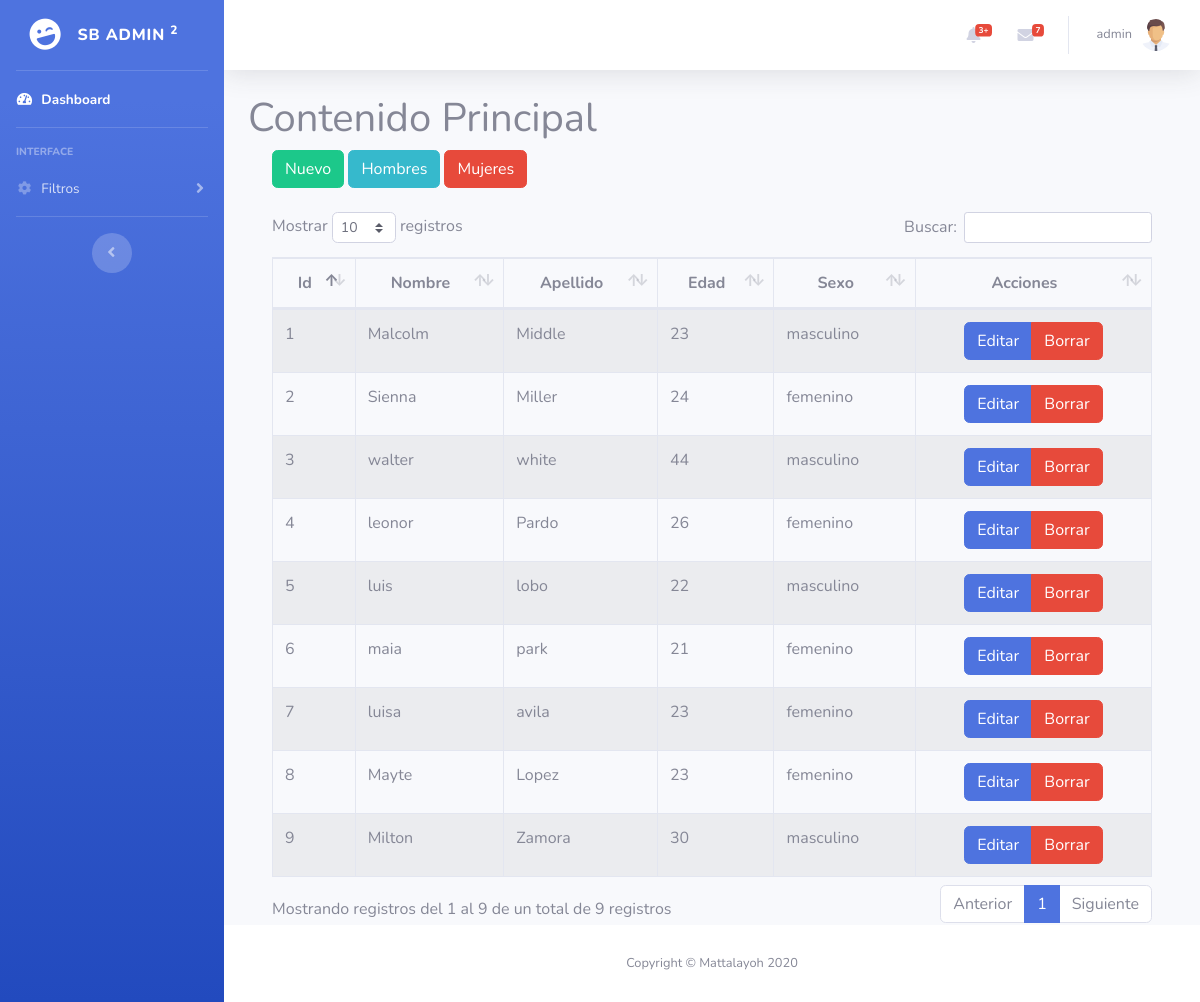
The page /dashboard/index.php (signed in) on the database its author committed.
### tables this page shows
CREATE TABLE `personas` (
  `id` int(11) NOT NULL,
  `nombre` varchar(50) NOT NULL,
  `apellido` varchar(50) NOT NULL,
  `edad` int(11) NOT NULL,
  `sexo` varchar(50) NOT NULL
);

### dashboard/index.php (the view, shortened to what this page needs)
<?php require_once "vistas/layout.php"?>
<div class="container">
    <h1>Contenido Principal</h1>
 <?php
$objeto = new Conexion();
$conexion = $objeto->Conectar();
$consulta = "SELECT id, nombre, apellido, edad, sexo FROM personas";
$resultado = $conexion->prepare($consulta);
$resultado->execute();
$data=$resultado->fetchAll(PDO::FETCH_ASSOC);
?>
<div class="container">
        <div class="row">
            <div class="col-lg-12">
            <button id="btnNuevo" type="button" class="btn btn-success" data-toggle="modal" onclick="validar()">Nuevo</button>
            <button id="btnHombre" type="button" class="btn btn-info" data-toggle="modal">Hombres</button>
            <button id="btnMujer" type="button" class="btn btn-danger" data-toggle="modal" >Mujeres</button>
            </div>
        </div>
    </div>
    <br>
<div class="container">
        <div class="row">
                <div class="col-lg-12">
                    <div class="table-responsive">
                        <table id="tablaPersonas" class="table table-striped table-bordered table-condensed" style="width:100%">
                        <thead class="text-center">
                            <tr>
                                <th>Id</th>
                                <th>Nombre</th>
                                <th>Apellido</th>
                                <th>Edad</th>
                                <th>Sexo</th>
                                <th>Acciones</th>
                            </tr>
                        </thead>
                        <tbody>
                            <?php
                            foreach($data as $dat) {
                            ?>
                            <tr>
                                <td><?php echo $dat['id'] ?></td>
                                <td><?php echo $dat['nombre'] ?></td>
                                <td><?php echo $dat['apellido'] ?></td>
                                <td><?php echo $dat['edad'] ?></td>
                                <td><?php echo $dat['sexo'] ?></td>
                                <td></td>
                            </tr>
                            <?php
                                }
                            ?>
                        </tbody>
                       </table>
                    </div>
                </div>
        </div>
    </div>
</div>
<?php require_once "vistas/footer.php"?>

### dashboard/vistas/layout.php (shortened to what this page needs)
<!DOCTYPE html>
<html lang="en">
<head>
  <link href="vendor/fontawesome-free/css/all.min.css" rel="stylesheet" type="text/css">
  <link href="css/sb-admin-2.min.css" rel="stylesheet">
    <link rel="stylesheet" type="text/css" href="vendor/datatables/datatables.min.css"/>
    <link rel="stylesheet"  type="text/css" href="vendor/datatables/DataTables-1.10.18/css/dataTables.bootstrap4.min.css">
</head>
<body id="page-top">
  <div id="wrapper">
    <ul class="navbar-nav bg-gradient-primary sidebar sidebar-dark accordion" id="accordionSidebar">
      <a class="sidebar-brand d-flex align-items-center justify-content-center" href="index.php">
        <div class="sidebar-brand-icon rotate-n-15">
          <i class="fas fa-laugh-wink"></i>
        </div>
        <div class="sidebar-brand-text mx-3">SB Admin <sup>2</sup></div>
      </a>
      <hr class="sidebar-divider my-0">
      <li class="nav-item active">
        <a class="nav-link" href="index.php">
          <i class="fas fa-fw fa-tachometer-alt"></i>
          <span>Dashboard</span></a>
      </li>
      <hr class="sidebar-divider">
      <div class="sidebar-heading">
        Interface
      </div>
      <li class="nav-item">
        <a class="nav-link collapsed" href="#" data-toggle="collapse" data-target="#collapseTwo" aria-expanded="true" aria-controls="collapseTwo">
          <i class="fas fa-fw fa-cog"></i>
          <span>Filtros</span>
        </a>
      </li>
      <hr class="sidebar-divider d-none d-md-block">
      <div class="text-center d-none d-md-inline">
        <button class="rounded-circle border-0" id="sidebarToggle"></button>
      </div>
    </ul>
    <div id="content-wrapper" class="d-flex flex-column">
      <div id="content">
        <nav class="navbar navbar-expand navbar-light bg-white topbar mb-4 static-top shadow">
          <ul class="navbar-nav ml-auto">
            <li class="nav-item dropdown no-arrow mx-1">
              <a class="nav-link dropdown-toggle" href="#" id="alertsDropdown" role="button" data-toggle="dropdown" aria-haspopup="true" aria-expanded="false">
                <i class="fas fa-bell fa-fw"></i>
                <span class="badge badge-danger badge-counter">3+</span>
              </a>
            </li>
            <li class="nav-item dropdown no-arrow mx-1">
              <a class="nav-link dropdown-toggle" href="#" id="messagesDropdown" role="button" data-toggle="dropdown" aria-haspopup="true" aria-expanded="false">
                <i class="fas fa-envelope fa-fw"></i>
                <span class="badge badge-danger badge-counter">7</span>
              </a>
            </li>
            <li class="nav-item dropdown no-arrow">
              <a class="nav-link dropdown-toggle" href="#" id="userDropdown" role="button" data-toggle="dropdown" aria-haspopup="true" aria-expanded="false">
                <span class="mr-2 d-none d-lg-inline text-gray-600 small"><?php echo $_SESSION["s_usuario"];?></span>
                <img class="img-profile rounded-circle" src="img/user.png">
              </a>
            </li>
          </ul>
        </nav>

### dashboard/vistas/footer.php (shortened to what this page needs)
      </div>
      <footer class="sticky-footer bg-white">
        <div class="container my-auto">
          <div class="copyright text-center my-auto">
            <span>Copyright &copy; Mattalayoh 2020</span>
          </div>
        </div>
      </footer>
    </div>
  </div>
</body>
</html>

### rows shown on the page
personas: id "1", nombre "Malcolm", apellido "Middle", edad "23", sexo "masculino"
personas: id "2", nombre "Sienna", apellido "Miller", edad "24", sexo "femenino"
personas: id "3", nombre "walter", apellido "white", edad "44", sexo "masculino"
personas: id "4", nombre "leonor", apellido "Pardo", edad "26", sexo "femenino"
personas: id "5", nombre "luis", apellido "lobo", edad "22", sexo "masculino"
personas: id "6", nombre "maia", apellido "park", edad "21", sexo "femenino"
personas: id "7", nombre "luisa", apellido "avila", edad "23", sexo "femenino"
personas: id "8", nombre "Mayte", apellido "Lopez", edad "23", sexo "femenino"
personas: id "9", nombre "Milton", apellido "Zamora", edad "30", sexo "masculino"

### other values the page prints
$_SESSION["s_usuario"] "admin"
